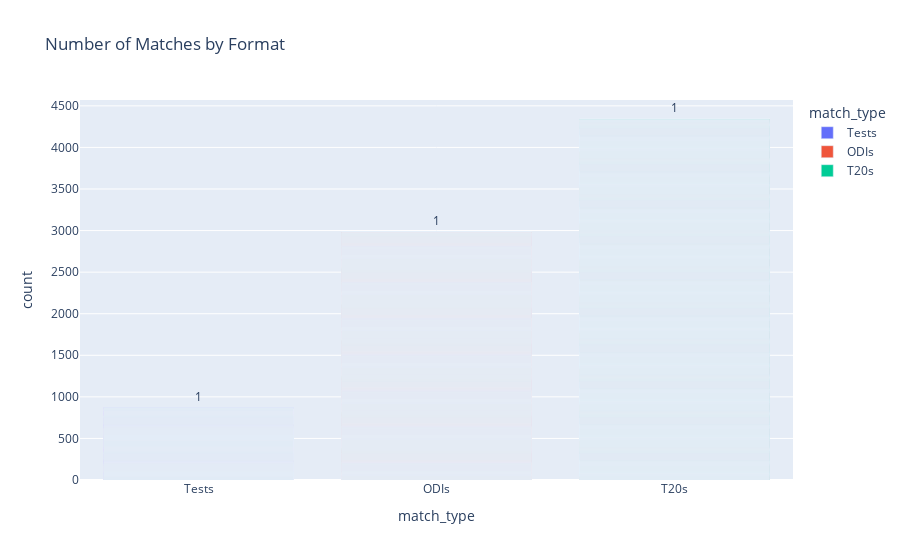

The code cell stored with this chart in its notebook:
### Markdown cell above
### 4.8: Number of Matches by Format using interactive Bar chart

### Code cell
import plotly.express as px

df['date'] = pd.to_datetime(df['date'], errors='coerce')
df['year'] = df['date'].dt.year
fig = px.bar(df, x='match_type', title="Number of Matches by Format",
             color='match_type', text_auto=True)
fig.show()

### Figure 1 — Plotly figure (JSON) as saved in the notebook; plotly's stock layout.template omitted (floating-point values rounded to 4 significant figures; data arrays with more than 128 entries replaced by an {"elided": "..."} marker saying what was removed)
{"data": [{"hovertemplate": "match_type=%{x}<br>count=%{y}<extra></extra>", "legendgroup": "Tests", "marker": {"color": "#636efa", "pattern": {"shape": ""}}, "name": "Tests", "orientation": "v", "showlegend": true, "textposition": "auto", "texttemplate": "%{y}", "type": "bar", "x": {"elided": "869 str values"}, "xaxis": "x", "y": {"elided": "869 int values"}, "yaxis": "y"}, {"hovertemplate": "match_type=%{x}<br>count=%{y}<extra></extra>", "legendgroup": "ODIs", "marker": {"color": "#EF553B", "pattern": {"shape": ""}}, "name": "ODIs", "orientation": "v", "showlegend": true, "textposition": "auto", "texttemplate": "%{y}", "type": "bar", "x": {"elided": "2980 str values"}, "xaxis": "x", "y": {"elided": "2980 int values"}, "yaxis": "y"}, {"hovertemplate": "match_type=%{x}<br>count=%{y}<extra></extra>", "legendgroup": "T20s", "marker": {"color": "#00cc96", "pattern": {"shape": ""}}, "name": "T20s", "orientation": "v", "showlegend": true, "textposition": "auto", "texttemplate": "%{y}", "type": "bar", "x": {"elided": "4342 str values"}, "xaxis": "x", "y": {"elided": "4342 int values"}, "yaxis": "y"}], "layout": {"barmode": "relative", "legend": {"title": {"text": "match_type"}, "tracegroupgap": 0}, "title": {"text": "Number of Matches by Format"}, "xaxis": {"anchor": "y", "categoryarray": ["Tests", "ODIs", "T20s"], "categoryorder": "array", "domain": [0, 1], "title": {"text": "match_type"}}, "yaxis": {"anchor": "x", "domain": [0, 1], "title": {"text": "count"}}}}
